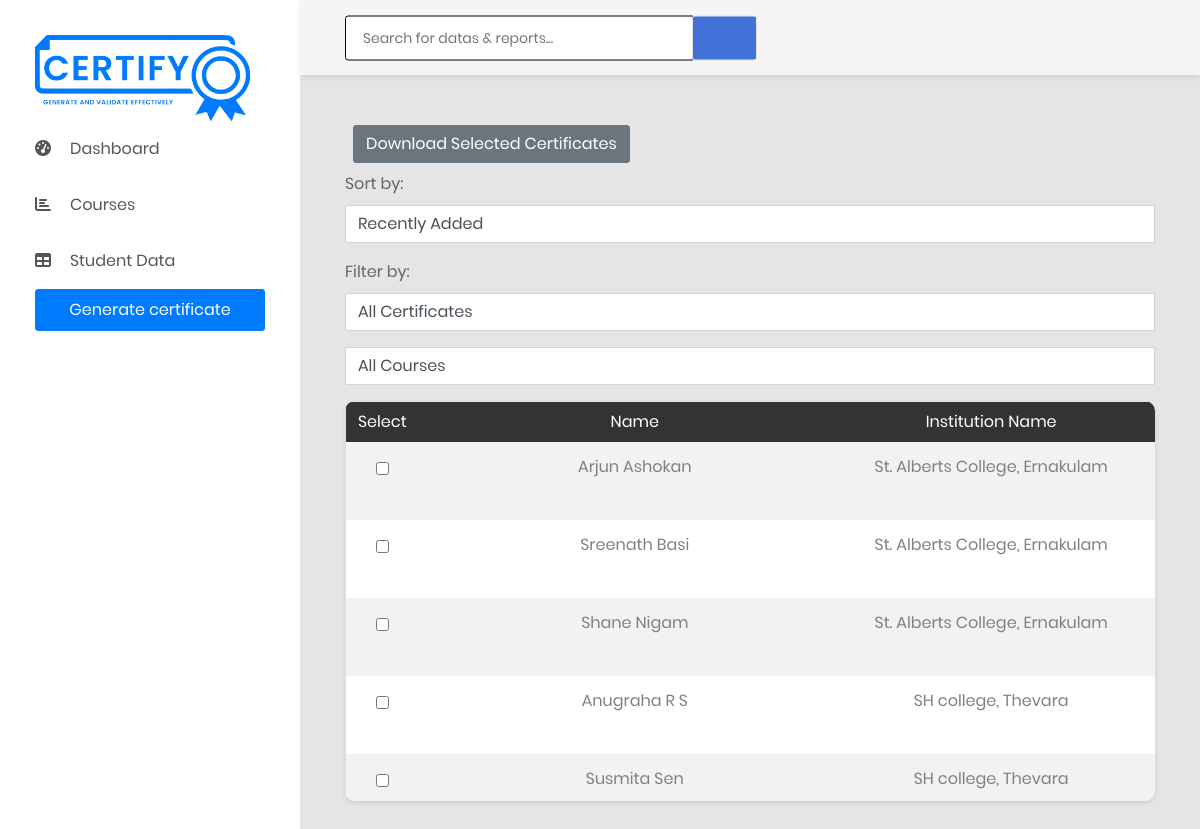
The app's page /certificate/display-student/ (signed in) with its own data.
### certificate_app/models.py (models this page shows, shortened)
class Student(models.Model):
    name = models.CharField(max_length=255, blank=True, default='')
    college_name = models.CharField(max_length=255, blank=True, default='')
    start_date = models.DateField(default=timezone.now)
    end_date = models.DateField(default=timezone.now)
    mentor_name = models.CharField(max_length=255, blank=True, default='')
    issued_date = models.DateField(default=timezone.now)
    certificate_type = models.ForeignKey(CertificateTypes, on_delete=models.CASCADE, related_name='students', null=True)
    course= models.ForeignKey(Course, on_delete=models.CASCADE, related_name='enrolled_students', null=True)
    created_at = models.DateTimeField( default=timezone.now)  # Add this field to store creation time

### certificate_app/views.py (the view)
# urls.py: path('display-student/', views.display_students, name='display_students'),
@login_required(login_url='login')
def display_students(request):
    students = Student.objects.all().order_by('-created_at')
    certificate_types = CertificateTypes.objects.all()
    certificate_type_instance = CertificateTypes.objects.get(pk=2)  # Assuming you're getting the instance by primary key
    courses = certificate_type_instance.courses.all()
    return render(request, 'table.html', {'students': students, 'certificate_types': certificate_types,'courses':courses})

### certificate_app/models.py (called while the page is built)
    def __str__(self):
        return self.course_name if self.course_name else ''

### templates/table.html (shortened to what this page needs)
{% extends 'base.html' %}
{% load static %}
{% block body %}
<div class="main-content">
    <div class="section__content section__content--p30">
        <div class="container">
            <div class="row">
                <div class="col-lg-12 text-justify">
                </div>
                <div class="col-lg-12">
                    <form action="{% url 'download_selected_certificates' %}" method="post" class="mb-3">
                        <button type="submit" class="btn btn-secondary m-2">Download Selected
                            Certificates</button>
                        <div class="mb-3">
                            <label for="sort_order">Sort by:</label>
                            <select id="sort_order" class="form-control" onchange="sortStudents()">
                                <option value="recent">Recently Added</option>
                            </select>
                        </div>
                        <div class="mb-3">
                            <label for="sort_order">Filter by:</label>
                            <select id="certificatetypeDropdown" class="form-control mb-3"
                                onchange="showCourseDropdown()">
                                <option value="">All Certificates</option>
                            </select>
                            <select id="courseDropdown" class="form-control" onchange="filterStudents()">
                                <option value="">All Courses</option>
                            </select>
                        </div>
                        <div class="table-responsive table--no-card m-b-30">
                            <table class="table table-borderless table-striped table-earning">
                                <thead>
                                    <tr>
                                        <th>Select</th>
                                        <th>Name</th>
                                        <th>Institution Name</th>
                                        <th>Course / Item</th>
                                    </tr>
                                </thead>
                                <tbody id="student_table_body">
                                    {% for student in students %}
                                    <tr>
                                        <td><input type="checkbox" name="selected_students" value="{{ student.id }}"
                                                class="m-2"></td>
                                        <td>{{ student.name }}</td>
                                        <td>{{ student.college_name }}</td>
                                        <td>{{ student.course }} </td>
                                    </tr>
                                    {% endfor %}
                                </tbody>
                            </table>
                        </div>
                    </form>
                </div>
            </div>
        </div>
    </div>
</div>
{% endblock %}

### static/css/style.css (style rules this page uses)
input, textarea { border: 1px solid black !important; }
table, th, td { border: 1px solid #232324; margin:10px; }
table { width: 100%; }
thead { background-color: #060652; color: white; }
th { padding: 20px; }
tbody { background-color: #ffffff; text-align: center; }
.table-responsive { height: 400px; overflow-y: visible; }

### records on screen
Student: name "Arjun Ashokan", college_name "St. Alberts College, Ernakulam"
Student: name "Sreenath Basi", college_name "St. Alberts College, Ernakulam"
Student: name "Shane Nigam", college_name "St. Alberts College, Ernakulam"
Student: name "Anugraha R S", college_name "SH college, Thevara"
Student: name "Susmita Sen", college_name "SH college, Thevara"
